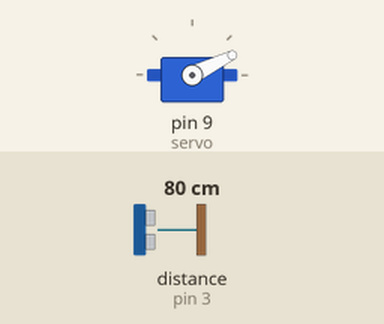
Recording of a sketch running on a simulated Arduino Uno, built with avr-gcc and run on an emulated ATmega328P. On the bench: servo. Wiring (inferred from the names in the program): ultrasonic range finder: trigger pin 2; echo pin 3. Inputs (shaded band) come from the test bench; at power-on: distance to the obstacle (sensor on pin 3) 80 cm. The echo pulse lasts 58.3 µs per cm; what the sketch prints to the serial monitor is not drawn.

Above: at 1.2 s.
1.3 s: distance to the obstacle (sensor on pin 3) set to 9 cm
At 2.63 s:
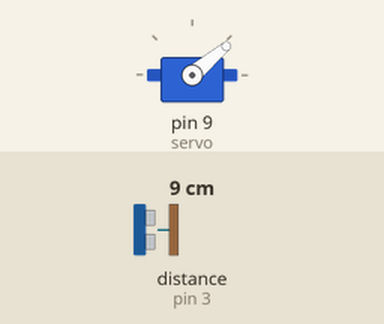
4.3 s: distance to the obstacle (sensor on pin 3) set to 60 cm
At 4.67 s:
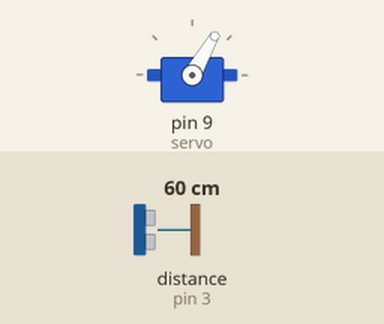
7.3 s: distance to the obstacle (sensor on pin 3) set to 250 cm
At 7.51 s:
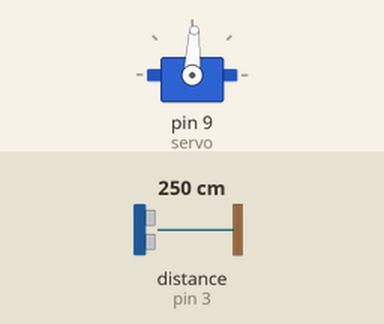
10.3 s: distance to the obstacle (sensor on pin 3) set to 2 cm
Timing chart, 0 to 17.3 s (numbered marks = the images above; inputs shaded):
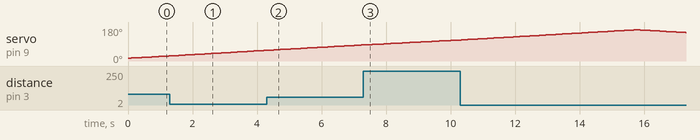

Measured:
- by itself, servo on pin 9 (servo): rises from 111° to 165° in 5.3 s, then falls to 150° in 1.6 s

The sketch:

sketch_sep03a.ino
```cpp
#include<Servo.h>
int trigPin=2;
int echoPin=3;

long duration;
int distance;
Servo servo;

void setup()
{
  pinMode(trigPin, OUTPUT);
  pinMode(echoPin, INPUT);
  Serial.begin(9600);
  servo.attach(9);
}

void loop()
{
  for(int i=15;i<=165;i++)
  {
    servo.write(i);
    delay(100);
    distance=calculateDistance();

    Serial.print(i);
    Serial.print(",");
    Serial.print(distance);
    Serial.print(".");
  }
  for(int i=165;i>15;i--)
  {
    servo.write(i);
    delay(100);
    distance=calculateDistance();

    Serial.print(i);
    Serial.print(",");
    Serial.print(distance);
    Serial.print(".");
  }
}

int calculateDistance()
{
  digitalWrite(trigPin,LOW);
  delayMicroseconds(2);
  digitalWrite(trigPin,HIGH);
  delayMicroseconds(10);
  digitalWrite(trigPin,LOW);

  duration=pulseIn(echoPin,HIGH);
  distance=duration*0.034/2;
  return distance;
}
```
